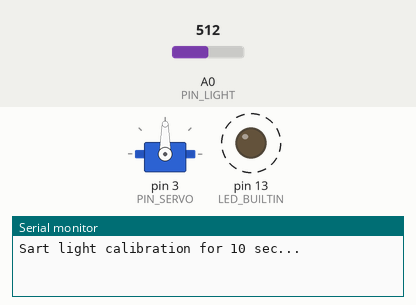
Simulated run of this sketch. Board: Arduino Uno, built with avr-gcc and run on an emulated ATmega328P. On the bench: servo, output pins drawn as LEDs (lit = HIGH), the last lines printed to the serial monitor. Dashed ring = blinking. The test bench sets the inputs (shaded band); at power-on: A0 (PIN_LIGHT) = 512.

Above: at 0.1 s.
At 10.1 s:
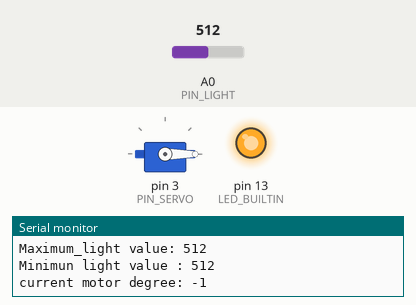
Timing chart, 0 to 11.6 s (numbered marks = the images above):
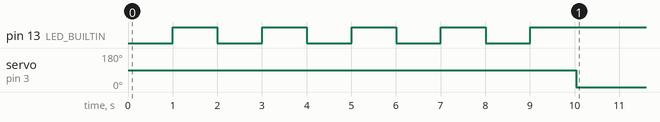

The sketch:

sketch_oct14a.ino
```cpp
#include <Servo.h>
Servo myservo;
const int PIN_SERVO = 3;
const int PIN_LIGHT = 0;
const unsigned long BAUD_RATE = 9600;
const unsigned long PERIOD_1SEC = 1000;
const unsigned long PERIOD_1_5SEC = 1500;
const unsigned long PERIOD_3SEC = 3000;
const unsigned long PERIOD_5SEC = 5000;
const unsigned long PERIOD_7SEC = 7000;
const unsigned long PERIOD_10SEC = 10000;
const unsigned long PERIOD_15SEC = 15000;

unsigned long currentMilli = 0;
unsigned long previousMilli1 = 0;
unsigned long previousMilli1_5 = 0;
unsigned long previousMilli3 = 0;
unsigned long previousMilli5 = 0;
unsigned long previousMilli7 = 0;
unsigned long previousMilli10 = 0;
unsigned long previousMilli15 = 0;

int led_blink = 0;
int led_status = 0;
int light_calibration = 1;
int calibrarion_time_counter = 10;
int current_motor_degree = 0;
int previous_motor_degree = 0;
unsigned long light_value = 0;
unsigned long light_val_max = 0;
unsigned long light_val_min = 0;

void setup() {
  Serial.begin(BAUD_RATE);
  myservo.attach(PIN_SERVO);
  pinMode(LED_BUILTIN, OUTPUT);
  if(light_calibration == 1) {
    Serial.print("Sart light calibration for 10 sec...\n");
    led_blink = 1;
    light_value = analogRead(PIN_LIGHT);
    light_val_min = light_value;
  }
}

void loop() {
  currentMilli = millis();
  light_value = analogRead(PIN_LIGHT);

  // Light sensor calibration
  if(currentMilli - previousMilli10 > PERIOD_10SEC) {
    previousMilli10 = currentMilli;
    if(light_calibration == 1) {
      light_calibration = 0;
      led_blink = 0;
      Serial.print("Stop light calibration\n");
      Serial.print("Maximum_light value: ");
      Serial.print(light_val_max);
      Serial.print("\n");
      Serial.print("Minimun light value : ");
      Serial.print(light_val_min);
      Serial.print("\n\n");
    }
  }

  // blinking or rotate servo motor
  if(currentMilli - previousMilli1 > PERIOD_1SEC) {
    previousMilli1 = currentMilli;

    if(light_calibration == 1) {
      if(light_val_max < light_value) {
        light_val_max = light_value;
      }
      if(light_val_min > light_value) {
        light_val_min = light_value;
      }
    }

    if(led_blink == 1) {
      Serial.print(--calibrarion_time_counter);

      // for debug:
      // Serial.print(" ");
      // Serial.print(light_value);
      // Serial.print(" ");
      // Serial.print(light_val_max);
      // Serial.print(" ");
      // Serial.print(light_val_min);

      Serial.print(" sec...\n");
      if(led_status == 0) {
        digitalWrite(LED_BUILTIN, HIGH);
        led_status = 1;
      }else{
        digitalWrite(LED_BUILTIN, LOW);
        led_status = 0;
      }
    }

    if(light_calibration == 0) {
      current_motor_degree = map(light_value, light_val_min, light_val_max, 0, 179);

      if(previous_motor_degree != current_motor_degree) {
        previous_motor_degree = current_motor_degree;
        Serial.print("current motor degree: ");
        Serial.print(current_motor_degree);
        Serial.print("\n");
        myservo.write(current_motor_degree);
      }else{
        Serial.print("current motor degree: ");
        Serial.print(current_motor_degree);
        Serial.print("\n");
      }

    }
  }

  // milli() will overflow (go back to zero),
  // after approximately 50 days.
  if((currentMilli - previousMilli1 < 0)
    || (currentMilli - previousMilli3 < 0)
    || (currentMilli - previousMilli7 < 0)
    || (currentMilli - previousMilli15 < 0))
  {
    Serial.print("MILLI COUNTER RESET!");
    previousMilli1 = 0;
    previousMilli3 = 0;
    previousMilli7 = 0;
    previousMilli15 = 0;
  }

  if(currentMilli - previousMilli3 >= PERIOD_3SEC) {
    previousMilli3 = currentMilli;
  //  Serial.print("It's 3 seconds");
  //  Serial.print(" (current milli: ");
  //  Serial.print(previousMilli3);
  //  Serial.print(")");
  //  Serial.print("\n");
  }

  if(currentMilli - previousMilli7 >= PERIOD_7SEC) {
    previousMilli7 = currentMilli;
  //  Serial.print("It's 7 seconds");
  //  Serial.print(" (current milli: ");
  //  Serial.print(previousMilli7);
  //  Serial.print(")");
  //  Serial.print("\n");
  }

  if(currentMilli - previousMilli15 >= PERIOD_15SEC) {
    previousMilli15 = currentMilli;
  //  Serial.print("It's 15 seconds");
  //  Serial.print(" (current milli: ");
  //  Serial.print(previousMilli15);
  //  Serial.print(")");
  //  Serial.print("\n");
  }
}
```

Measured:
- by itself, pin 13 (LED_BUILTIN): alternates HIGH for 1.0 s and LOW for 1.0 s, 9 changes in all, then stays HIGH
- by itself, servo on pin 3 (PIN_SERVO): 90° → 0° at 10.0 s
